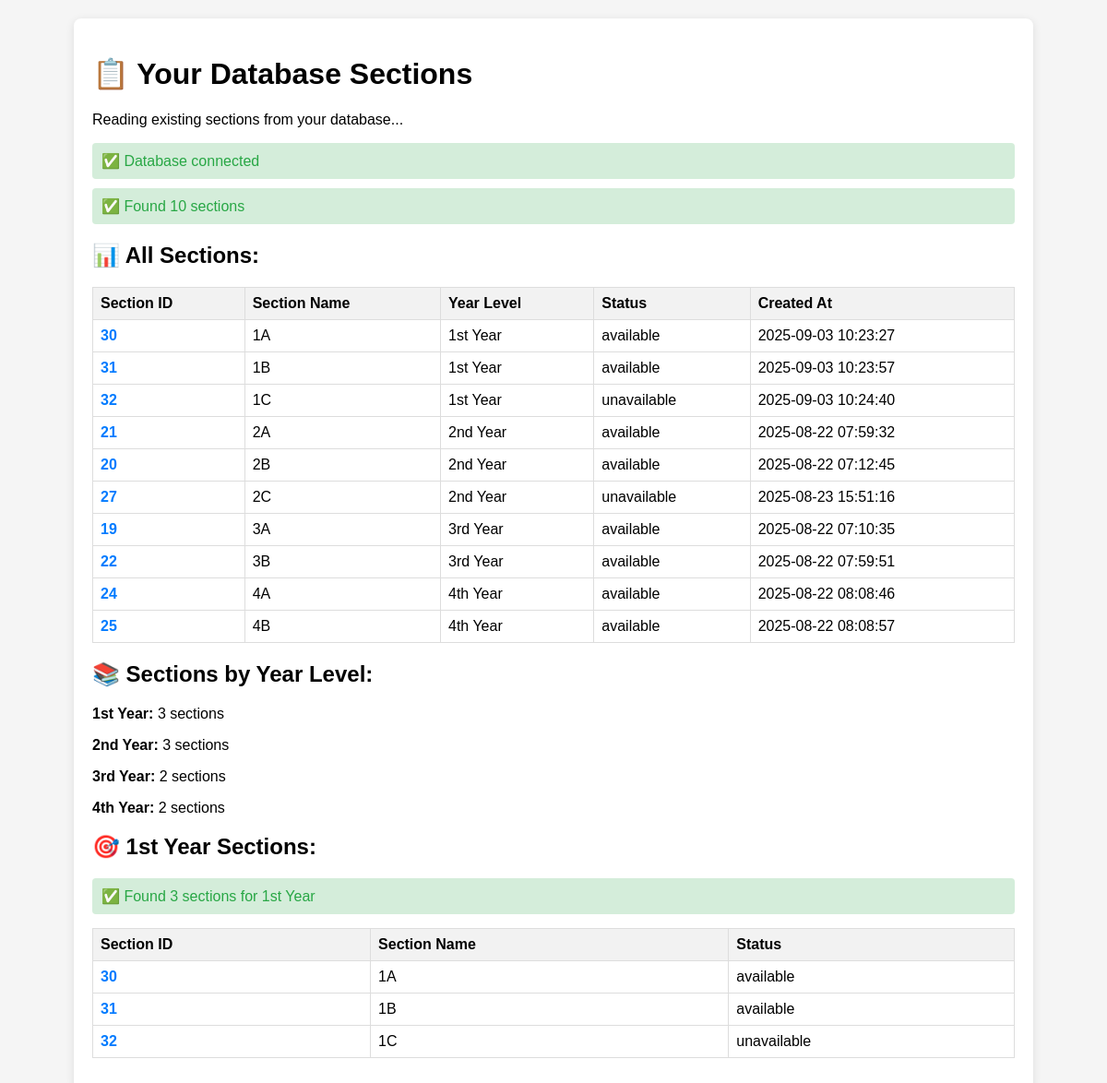
/read_sections_only.php, run on the app's committed database.
### tables this page shows
CREATE TABLE `sections` (
  `section_id` int NOT NULL AUTO_INCREMENT,
  `section_name` varchar(100) NOT NULL,
  `year_level` varchar(20) NOT NULL,
  `status` enum('available','unavailable') NOT NULL DEFAULT 'available',
  `created_at` timestamp NOT NULL DEFAULT CURRENT_TIMESTAMP,
  `updated_at` timestamp NOT NULL DEFAULT CURRENT_TIMESTAMP ON UPDATE CURRENT_TIMESTAMP,
  PRIMARY KEY (`section_id`),
  UNIQUE KEY `section_year` (`section_name`,`year_level`)
);

### config/database.php (called while the page is built, shortened)
<?php
class Database {
    private $host = DB_HOST;
    private $user = DB_USER;
    private $pass = DB_PASS;
    private $dbname = DB_NAME;
    private $dbh;
    private $stmt;
    public function __construct() {
        $dsn = 'mysql:host=' . $this->host . ';dbname=' . $this->dbname;
        $options = array(
            PDO::ATTR_PERSISTENT => true,
            PDO::ATTR_ERRMODE => PDO::ERRMODE_EXCEPTION
        );
        try {
            $this->dbh = new PDO($dsn, $this->user, $this->pass, $options);
        } catch(PDOException $e) {
            $this->error = $e->getMessage();
            throw new Exception("Database connection failed: " . $e->getMessage());
        }
    }
    public function query($query) {
        $this->stmt = $this->dbh->prepare($query);
    }
    public function execute() {
        return $this->stmt->execute();
    }
    public function resultset() {
        $this->execute();
        return $this->stmt->fetchAll(PDO::FETCH_ASSOC);
    }
}

### read_sections_only.php (the view)
<?php
require_once 'config/database.php';
echo "<!DOCTYPE html>
<html lang='en'>
<head>
    <meta charset='UTF-8'>
    <meta name='viewport' content='width=device-width, initial-scale=1.0'>
    <title>Read Database Sections</title>
    <style>
        body { font-family: Arial, sans-serif; margin: 20px; background: #f5f5f5; }
        .container { max-width: 1000px; margin: 0 auto; background: white; padding: 20px; border-radius: 8px; box-shadow: 0 2px 10px rgba(0,0,0,0.1); }
        .success { color: #28a745; background: #d4edda; padding: 10px; border-radius: 4px; margin: 10px 0; }
        .info { color: #0c5460; background: #d1ecf1; padding: 10px; border-radius: 4px; margin: 10px 0; }
        table { width: 100%; border-collapse: collapse; margin: 15px 0; }
        th, td { border: 1px solid #ddd; padding: 8px; text-align: left; }
        th { background: #f2f2f2; }
        .section-id { font-weight: bold; color: #007bff; }
    </style>
</head>
<body>
    <div class='container'>
        <h1>📋 Your Database Sections</h1>
        <p>Reading existing sections from your database...</p>";
try {
    $database = new Database();
    echo "<div class='success'>✅ Database connected</div>";
    $database->query("SELECT * FROM sections ORDER BY year_level, section_name");
    $database->execute();
    $sections = $database->resultset();
    if (empty($sections)) {
        echo "<div class='info'>ℹ️ No sections found in database</div>";
    } else {
        echo "<div class='success'>✅ Found " . count($sections) . " sections</div>";
        echo "<h2>📊 All Sections:</h2>
        <table>
            <tr>
                <th>Section ID</th>
                <th>Section Name</th>
                <th>Year Level</th>
                <th>Status</th>
                <th>Created At</th>
            </tr>";
        foreach ($sections as $section) {
            echo "<tr>
                <td class='section-id'>{$section['section_id']}</td>
                <td>{$section['section_name']}</td>
                <td>{$section['year_level']}</td>
                <td>{$section['status']}</td>
                <td>{$section['created_at']}</td>
            </tr>";
        }
        echo "</table>";
        echo "<h2>📚 Sections by Year Level:</h2>";
        $database->query("SELECT year_level, COUNT(*) as count FROM sections GROUP BY year_level ORDER BY year_level");
        $database->execute();
        $yearLevelCounts = $database->resultset();
        foreach ($yearLevelCounts as $ylc) {
            echo "<p><strong>{$ylc['year_level']}:</strong> {$ylc['count']} sections</p>";
        }
        echo "<h2>🎯 1st Year Sections:</h2>";
        $database->query("SELECT * FROM sections WHERE year_level = '1st Year' ORDER BY section_name");
        $database->execute();
        $firstYearSections = $database->resultset();
        if (empty($firstYearSections)) {
            echo "<div class='info'>ℹ️ No sections found for 1st Year</div>";
        } else {
            echo "<div class='success'>✅ Found " . count($firstYearSections) . " sections for 1st Year</div>";
            echo "<table>
                <tr>
                    <th>Section ID</th>
                    <th>Section Name</th>
                    <th>Status</th>
                </tr>";
            foreach ($firstYearSections as $section) {
                echo "<tr>
                    <td class='section-id'>{$section['section_id']}</td>
                    <td>{$section['section_name']}</td>
                    <td>{$section['status']}</td>
                </tr>";
            }
            echo "</table>";
        }
    }
} catch (Exception $e) {
    echo "<div class='error'>
        <h3>❌ Error:</h3>
        <p>" . htmlspecialchars($e->getMessage()) . "</p>
    </div>";
}
echo "</div></body></html>";
?>

### read_sections_only.php (style rules this page uses)
body { font-family: Arial, sans-serif; margin: 20px; background: #f5f5f5; }
.container { max-width: 1000px; margin: 0 auto; background: white; padding: 20px; border-radius: 8px; box-shadow: 0 2px 10px rgba(0,0,0,0.1); }
.success { color: #28a745; background: #d4edda; padding: 10px; border-radius: 4px; margin: 10px 0; }
table { width: 100%; border-collapse: collapse; margin: 15px 0; }
th, td { border: 1px solid #ddd; padding: 8px; text-align: left; }
th { background: #f2f2f2; }
.section-id { font-weight: bold; color: #007bff; }

### data on the page
sections: section_id "30", section_name "1A", year_level "1st Year", status "available", created_at "2025-09-03 10:23:27"
sections: section_id "31", section_name "1B", year_level "1st Year", status "available", created_at "2025-09-03 10:23:57"
sections: section_id "32", section_name "1C", year_level "1st Year", status "unavailable", created_at "2025-09-03 10:24:40"
sections: section_id "21", section_name "2A", year_level "2nd Year", status "available", created_at "2025-08-22 07:59:32"
sections: section_id "20", section_name "2B", year_level "2nd Year", status "available", created_at "2025-08-22 07:12:45"
sections: section_id "27", section_name "2C", year_level "2nd Year", status "unavailable", created_at "2025-08-23 15:51:16"
sections: section_id "19", section_name "3A", year_level "3rd Year", status "available", created_at "2025-08-22 07:10:35"
sections: section_id "22", section_name "3B", year_level "3rd Year", status "available", created_at "2025-08-22 07:59:51"
sections: section_id "24", section_name "4A", year_level "4th Year", status "available", created_at "2025-08-22 08:08:46"
sections: section_id "25", section_name "4B", year_level "4th Year", status "available", created_at "2025-08-22 08:08:57"

### other printed values
count($sections) "10"
$ylc['year_level'] "1st Year"
$ylc['count'] "3"
$ylc['year_level'] "2nd Year"
$ylc['year_level'] "3rd Year"
$ylc['count'] "2"
$ylc['year_level'] "4th Year"
count($firstYearSections) "3"
